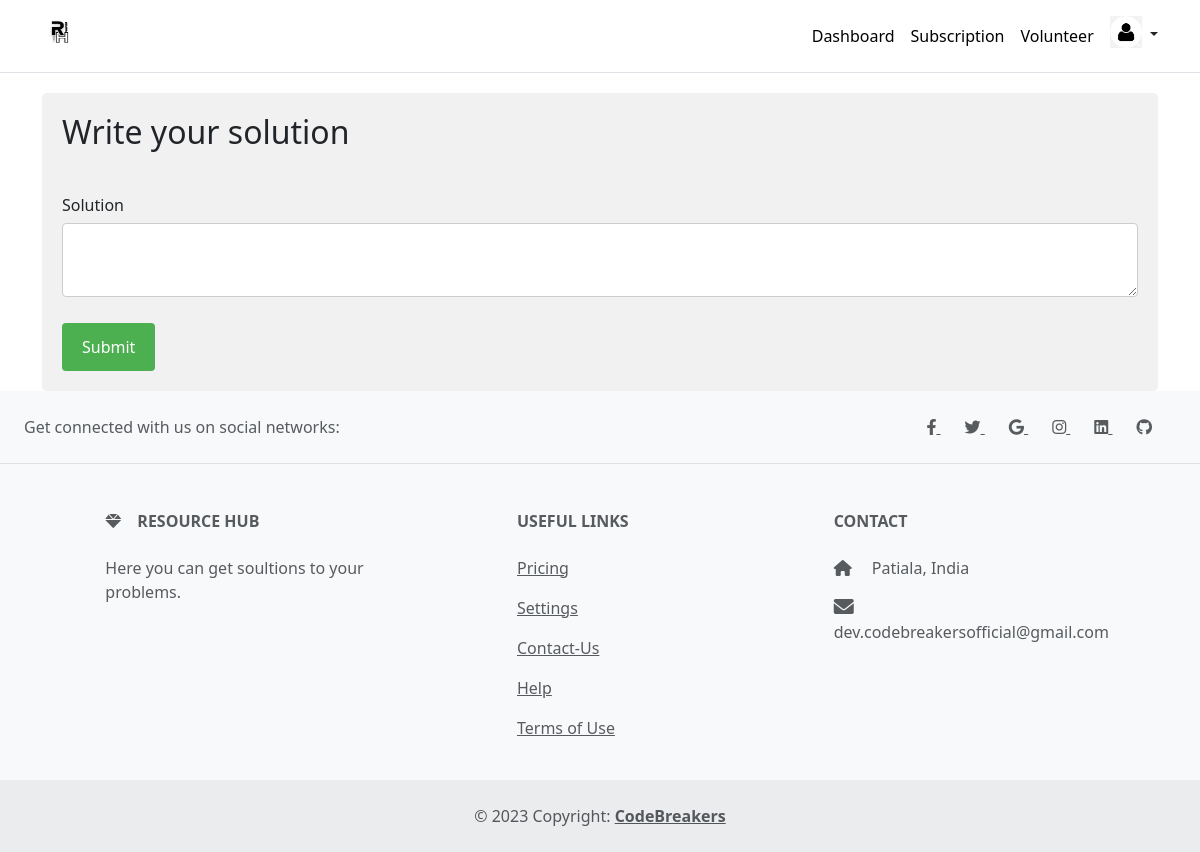
The page /dashboard/answer/post/1 (signed in) on the database as committed earlier.
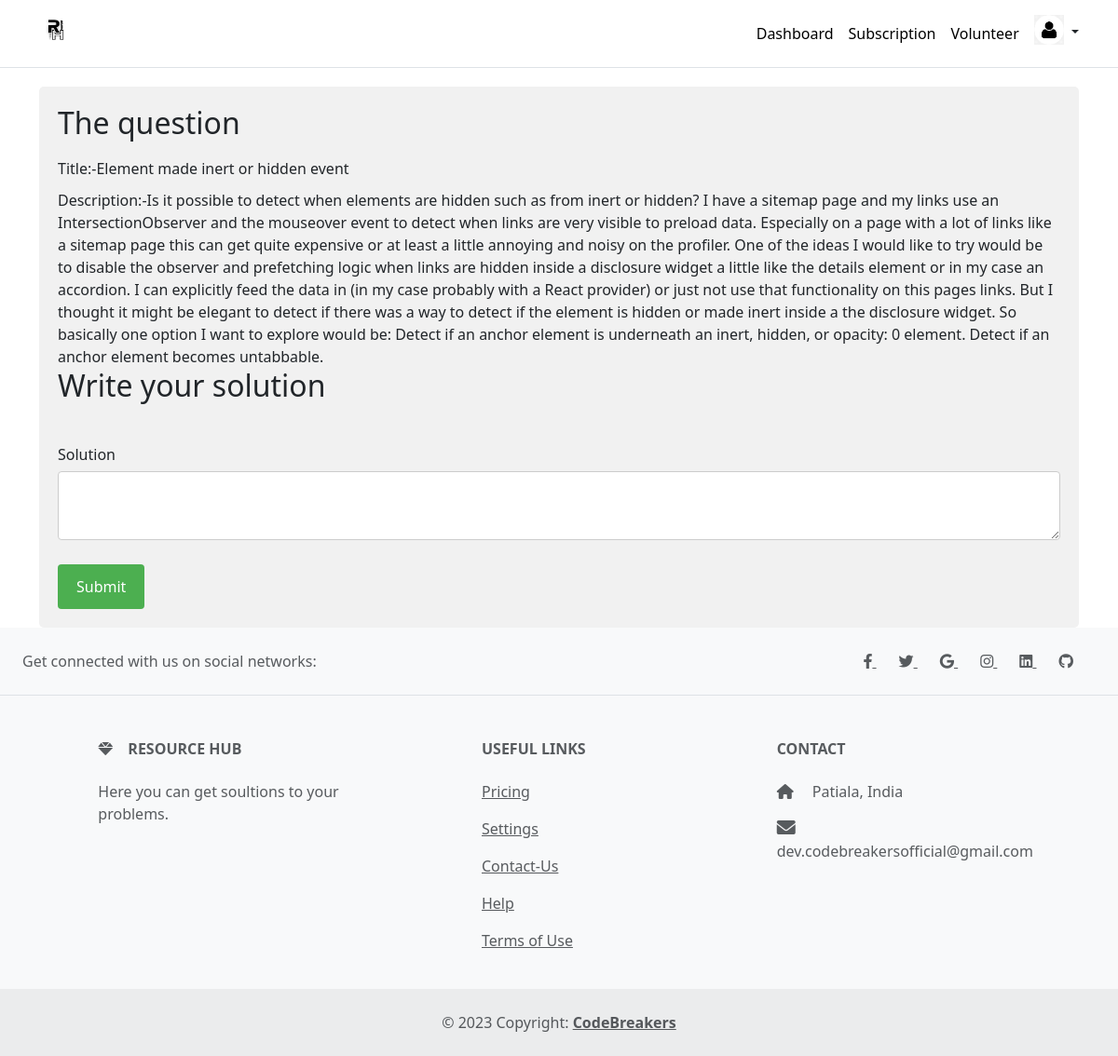
The same page on the database as committed later.
### home/models.py (models this page shows, shortened)
class Draft(models.Model):
    user=models.ForeignKey(User,on_delete=models.SET_NULL,null=True,blank=True)
    title=models.TextField(max_length=40000,null=True)
    subtitle=models.TextField(max_length=3000,null=True,blank=True)
    description=models.TextField(max_length=80000,null=True,blank=True)
    pub_date=models.DateField(null=True,blank=True)
    published=models.BooleanField(default=False,null=True,blank=True)
    thumbnail = models.FileField(upload_to="Drafts", blank=True)

### home/views.py (the view, shortened to what this page needs)
# urls.py: path('dashboard/answer/post/<str:que_id>', views.render_answer_post,name="render_answer_post"),
def render_answer_post(request,que_id):
    if request.user.is_authenticated:
        my_post = Draft.objects.filter(pk=que_id)
        return render(request,"home/answer_post.html", context={"thispost":my_post})
    return render(request,"home/dashboard.html", context={})

### home/templates/home/answer_post.html (shortened to what the changed rows need)
{% load static %}
<!DOCTYPE html>
<html>
 <head>
<link rel="stylesheet" type="text/css" href="{% static 'answer_post/style.css'%}">
<link
  href="https://cdnjs.cloudflare.com/ajax/libs/font-awesome/6.0.0/css/all.min.css"
  rel="stylesheet"
/>
<link
  href="https://cdnjs.cloudflare.com/ajax/libs/mdb-ui-kit/6.2.0/mdb.min.css"
  rel="stylesheet"
/>
<link href="https://cdn.jsdelivr.net/npm/bootstrap@5.3.0-alpha3/dist/css/bootstrap.min.css" rel="stylesheet">
  </head>
  <body>
  <body>
	  <div class="container">
      <form class="questionaire" action="{% url 'render_answer_post' que_id=1 %}" method="POST" enctype="multipart/form-data">
			{% for my_post in thispost %}
				<h2>The question</h2>
				<label for="question-title">Title:-{{my_post.title}}</label>
				<br>
				<label for="question-title">Description:-{{my_post.description}}</label>
			{% endfor %}
			<h2>Write your solution</h2>
			<br>
			<label for="question-details">Solution</label>
			<textarea id="question-details" name="send_ans" for="send_ans" required></textarea>
        <button type="submit">Submit</button>
      </form>
    </div>
</body>
</html>

Rows that differ between the two databases and show on the page:
added Draft: title "Element made inert or hidden event", description "Is it possible to detect when elements are hidden such as from inert or hidden? I have a sitemap page and my links use an IntersectionObserver and the mouseover event to detect when links are very visible to preload data. Especially on a page with a lot of links like a sitemap page this can get quite expensive or at least a little annoying and noisy on the profiler. One of the ideas I would like to try would be to disable the observer and prefetching logic when links are hidden inside a disclosure widget a little like the details element or in my case an accordion. I can explicitly feed the data in (in my case probably with a React provider) or just not use that functionality on this pages…"
